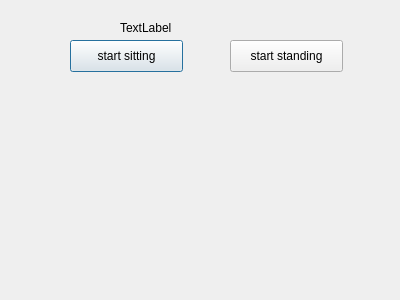
<?xml version="1.0" encoding="UTF-8"?>
<ui version="4.0">
 <class>TimerDoneDialog</class>
 <widget class="QDialog" name="TimerDoneDialog">
  <property name="geometry">
   <rect>
    <x>0</x>
    <y>0</y>
    <width>400</width>
    <height>300</height>
   </rect>
  </property>
  <property name="windowTitle">
   <string>Dialog</string>
  </property>
  <widget class="QPushButton" name="pushButton">
   <property name="geometry">
    <rect>
     <x>70</x>
     <y>40</y>
     <width>113</width>
     <height>32</height>
    </rect>
   </property>
   <property name="text">
    <string>start sitting</string>
   </property>
  </widget>
  <widget class="QPushButton" name="pushButton_2">
   <property name="geometry">
    <rect>
     <x>230</x>
     <y>40</y>
     <width>113</width>
     <height>32</height>
    </rect>
   </property>
   <property name="text">
    <string>start standing</string>
   </property>
  </widget>
  <widget class="QLabel" name="label">
   <property name="geometry">
    <rect>
     <x>120</x>
     <y>20</y>
     <width>60</width>
     <height>16</height>
    </rect>
   </property>
   <property name="text">
    <string>TextLabel</string>
   </property>
  </widget>
 </widget>
 <resources/>
 <connections/>
</ui>
